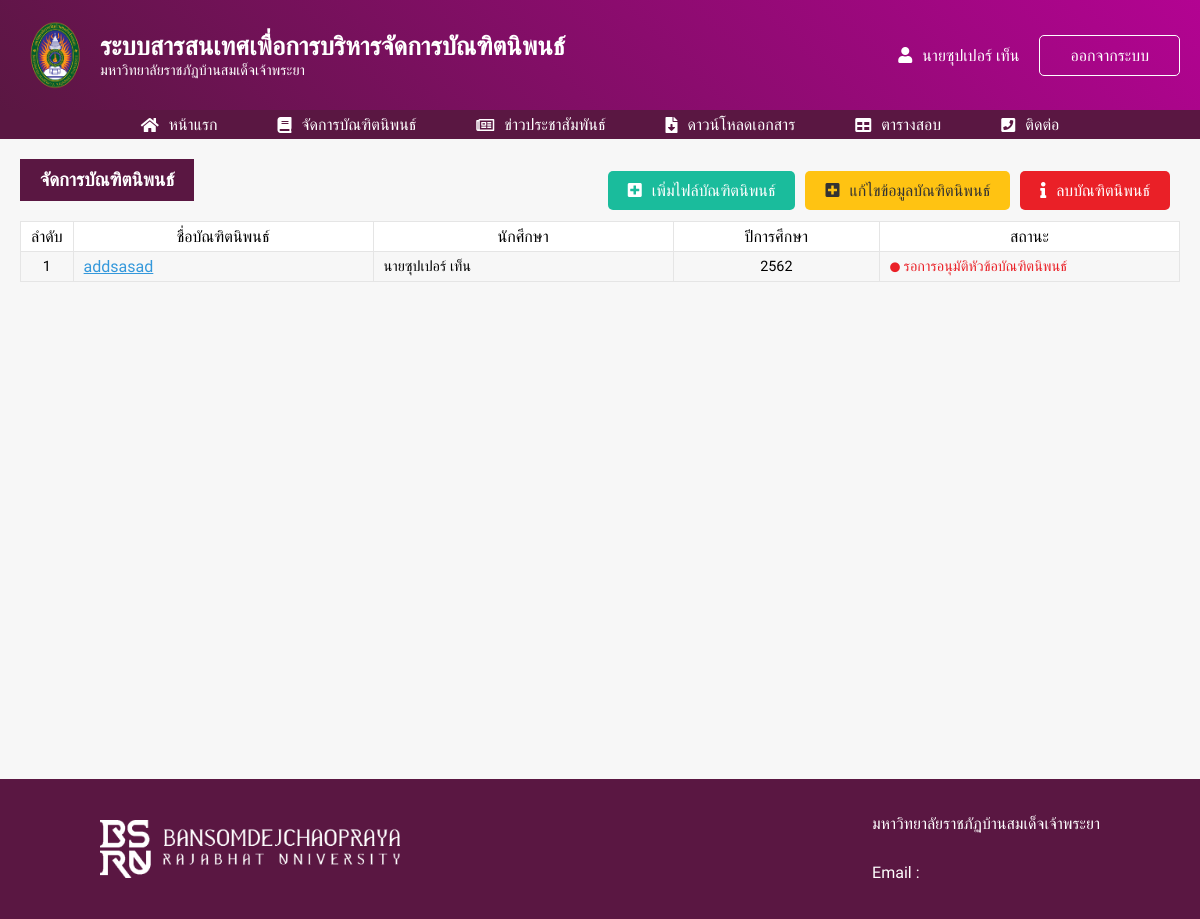
The app's page /student_research.php?student_id=6 (signed in) with its own data.
### tables this page shows
CREATE TABLE `student` (
  `student_id` int(10) NOT NULL,
  `tname` varchar(20) NOT NULL,
  `fname` varchar(100) NOT NULL,
  `lname` varchar(100) NOT NULL,
  `class` varchar(20) DEFAULT NULL,
  `field` varchar(200) DEFAULT NULL,
  `faculty` varchar(200) DEFAULT NULL,
  `email` varchar(60) NOT NULL,
  `tel` varchar(20) NOT NULL,
  `student_card` varchar(15) NOT NULL,
  `username` varchar(50) NOT NULL,
  `password` varchar(100) NOT NULL,
  `dateofbirth` varchar(20) NOT NULL,
  `status` int(1) NOT NULL,
  `research_id` int(10) NOT NULL,
  `create_up` varchar(20) NOT NULL
);

CREATE TABLE `research` (
  `research_id` int(6) NOT NULL,
  `name_th` varchar(400) NOT NULL,
  `name_eng` varchar(400) NOT NULL,
  `look` varchar(100) DEFAULT NULL,
  `types` varchar(100) NOT NULL,
  `term` varchar(5) NOT NULL,
  `year` varchar(10) NOT NULL,
  `personal_main` int(6) NOT NULL,
  `personal_sup` int(6) NOT NULL,
  `student_one` varchar(200) NOT NULL,
  `student_two` varchar(200) DEFAULT NULL,
  `abstract` varchar(1000) NOT NULL,
  `file1` varchar(200) DEFAULT NULL,
  `file2` varchar(200) DEFAULT NULL,
  `file3` varchar(200) DEFAULT NULL,
  `file4` varchar(200) DEFAULT NULL,
  `status1` int(1) NOT NULL,
  `status2` int(1) NOT NULL,
  `status3` int(1) NOT NULL,
  `status4` int(1) NOT NULL,
  `create_up` text NOT NULL,
  `update_up` text NOT NULL
);

### student_research.php (the view, shortened to what this page needs)
<!DOCTYPE html>
<html lang="en">
  <head>
    <?php include('root.php'); ?>
    <?php include('import.php'); ?>
  </head>
  <body>
  <?php include('student_navbarLogin.php'); ?>
    <section  class="container">
      <div class="txt-header-manage">
        <h3 class="text-header">จัดการบัณฑิตนิพนธ์</h3>
        <?php
    $stmt = $pdo->query("select * from student where student_id = ".$_REQUEST['student_id']." ");
    while($row = $stmt->fetch(PDO::FETCH_ASSOC)){
      if($row['research_id'] == 0){
  ?>
        <a href="student_researchAdd.php?student_id=<?php echo $_REQUEST['student_id'] ; ?>" class="btn btn-success"><i class="fas fa-plus-square"></i>เพิ่มบัณฑิตนิพนธ์</a>
        <?php
      }
      else{
        $stmt2 = $pdo->query("select * from research where research_id = ".$row['research_id']." ");
        while($row2 = $stmt2->fetch(PDO::FETCH_ASSOC)){
        if($row2['status4'] != 2){
  ?>
      <div class="btn-research-control">
        <a style="margin-right: 10px;" href="student_researchFileUpdate.php?student_id=<?php echo $_REQUEST['student_id'] ; ?>" class="btn btn-success"><i class="fas fa-plus-square"></i>เพิ่มไฟล์บัณฑิตนิพนธ์</a>
        <a style="margin-right: 10px;" href="student_researchUpdate.php?student_id=<?php echo $_REQUEST['student_id'] ; ?>" class="btn btn-warning"><i class="fas fa-plus-square"></i>แก้ไขข้อมูลบัณฑิตนิพนธ์</a>
        <?php
              if($row2['status2'] != 2){
        ?>
        <a style="margin-right: 10px;" id="sureDelete" class="btn btn-danger"><i class="fas fa-info"></i>ลบบัณฑิตนิพนธ์</a>
        <?php
             }
        ?>
      </div>
 <?php
        }
        }
      }
    }
  ?>
     </div>
     <?php
     $research_id = 0 ;
    $stmt = $pdo->query("select * from student where student_id = ".$_REQUEST['student_id']." ");
    while($row = $stmt->fetch(PDO::FETCH_ASSOC)){
      $research_id = $row['research_id'] ;
    }
    if($research_id == 0){
  ?>
     <p style="width: 100%; text-align: center;">ไม่มีบัณฑิตนิพนธ์</p>
<?php
    }
    else{
  ?>
<div class="table-scroll">
        <table class="table table-research">
          <thead>
              <tr>
                  <th class="w-50">ลำดับ</th>
                  <th class="w-300">ชื่อบัณฑิตนิพนธ์</th>
                  <th class="w-300">นักศึกษา</th>
                  <th>ปีการศึกษา</th>
                  <th class="w-300">สถานะ</th>
              </tr>
          </thead>
          <tbody>
          <?php
    $stmt = $pdo->query("select * from research where research_id = ".$research_id." ");
    while($row = $stmt->fetch(PDO::FETCH_ASSOC)){
      $count = 1 ;
      if($row['status1'] != 0){
  ?>
              <tr>
                <td><p class="p-td-center"><?php echo $count ; ?></p></td>
                <td>
          <?php
                if($row['status1'] == 1){
  ?>
                <a href="researchDetailWait.php?student_id=<?php echo $_REQUEST['student_id'] ; ?>&research_id=<?php echo $research_id; ?>" style="font-size: 1rem; text-decoration: underline; color: #3498db;"><?php echo $row['name_th'] ; ?></a>
                <?php
              }
              else{
  ?>
                <a href="researchDetail.php?student_id=<?php echo $_REQUEST['student_id'] ; ?>&research_id=<?php echo $research_id; ?>" style="font-size: 1rem; text-decoration: underline; color: #3498db;"><?php echo $row['name_th'] ; ?></a>
<?php
              }
  ?>
                </td>
                <td>
                  <p><?php echo $row['student_one'] ; ?></p>
                </td>
                <td><p class="p-td-center"><?php echo $row['year'] ; ?></p></td>
                <td>
                  <?php
                    if($row['status1'] == 1){
                  ?>
                  <p class="color-danger">
                    <i class="fas fa-circle"></i> รอการอนุมัติหัวข้อบัณฑิตนิพนธ์
                  <?php
                    }
                    else{
                  ?>
                  <p class="color-success">
                    <i class="fas fa-circle"></i> ผ่านหัวข้อบัณฑิตนิพนธ์
                  <?php
                    }
                  ?>
                  </p>
                </td>
              </tr>
          <?php
          }
          ?>
          <?php
    }
  ?>
          </tbody>
        </table>
    </div>
<?php
    }
  ?>
    </section>
    <?php include('footer.php'); ?>
  </body>
</html>

### student_navbarLogin.php (shortened to what this page needs)
  <?php
    $stmt = $pdo->query("select * from student where student_id = ".$_REQUEST['student_id']." ");
    while($row = $stmt->fetch(PDO::FETCH_ASSOC)){
  ?>
<nav>
    <div class="nav-container">
        <a href="index.php?student_id=<?php echo $row['student_id'] ; ?>" class="nav-logo">
            <div class="nav-logo-img">
                <img src="img/logo-main.png" />
            </div>
            <div class="nav-logo-title">
                <p>ระบบสารสนเทศเพื่อการบริหารจัดการบัณฑิตนิพนธ์</p>
                <p>มหาวิทยาลัยราชภัฏบ้านสมเด็จเจ้าพระยา</p>
            </div>
        </a>
        <div class="nav-login">
            <a href="student_profile.php?student_id=<?php echo $row['student_id'] ; ?>" class="user-has-login"><i class="fas fa-user"></i><?php echo $row['tname'] ; ?><?php echo $row['fname'] ; ?> <?php echo $row['lname'] ; ?></a>
            <a onclick="logout()" class="btn btn-login">ออกจากระบบ</a>
        </div>
    </div>
</nav>
<section class="nav-menu">
    <ul class="nav-menu-container">
        <li>
            <a href="index.php?student_id=<?php echo $row['student_id'] ; ?>"><i class="fas fa-home"></i> หน้าแรก</a>
        </li>
        <li>
            <a href="student_research.php?student_id=<?php echo $row['student_id'] ; ?>"><i class="fas fa-book"></i> จัดการบัณฑิตนิพนธ์</a>
        </li>
        <li>
            <a href="news.php?student_id=<?php echo $row['student_id'] ; ?>"><i class="far fa-newspaper"></i> ข่าวประชาสัมพันธ์</a>
        </li>
        <li>
            <a href="paper.php?student_id=<?php echo $row['student_id'] ; ?>"><i class="fas fa-file-download"></i> ดาวน์โหลดเอกสาร</a>
        </li>
        <li>
            <a href="exam.php?student_id=<?php echo $row['student_id'] ; ?>"><i class="fas fa-table"></i> ตารางสอบ</a>
        </li>
        <li>
            <a href="contact.php?student_id=<?php echo $row['student_id'] ; ?>"><i class="fas fa-phone-square"></i> ติดต่อ</a>
        </li>
    </ul>
</section>
<?php
   }
  ?>

### css/style.css (style rules this page uses)
* { margin: 0; padding: 0; box-sizing: border-box; font-family: 'Prompt', sans-serif; text-decoration: none; }
:root { --color-primary: #5a1742; --color-sub: #b30392; --color-light: #fff; --danger: #EA2027; --warning: #FFC312; --success: #1abc9c; --info: #3498db; }
.btn { display: flex; justify-content: center; align-items: center; border: none; font-size: 1rem; border-radius: 5px; transition: .3s ease; cursor: pointer; padding: 10px 20px; text-align: center; }
.btn-danger { background: var(--danger); color: var(--color-light); }
.btn-warning { background: var(--warning); color: #333; }
.btn-success { background: var(--success); color: var(--color-light); }
.btn-primary i, .btn-danger i , .btn-warning i , .btn-success i, .btn-info i { margin-right: 10px; }
.color-danger { color: var(--danger) !important; }
.container { max-width: 1200px; margin: 0 auto; padding: 20px; min-height: 80vh; }
body { background: #f7f7f7; }
.table-scroll { width: 100%; overflow-x: auto; }
.table { width: 100%; min-width: 1000px; cursor: default; }
.table th, .table td { border: 1px solid #e5e5e5; padding: 5px 10px; background: #fff; }
.table th { font-weight: 500; }
.table, .table th, .table td { border-collapse: collapse; }
.table tbody tr:nth-child(odd) td { background: #f7f7f7; }
nav { width: 100%; padding: 20px 0; background: linear-gradient(45deg, var(--color-primary), var(--color-sub)); }
.nav-container { display: flex; justify-content: space-between; align-items: center; max-width: 1200px; margin: 0 auto; padding: 0 20px; }
.nav-logo { display: flex; align-items: center; }
.nav-logo-img { width: 70px; height: 70px; margin-right: 10px; }
.nav-logo-img img { width: 100%; height: 100%; object-fit: contain; }
.nav-logo-title p { color: var(--color-light); }
.nav-logo-title p:first-child { font-size: 1.6rem; font-weight: 600; }
.nav-logo-title p:last-child { font-size: .9rem; font-weight: 300; }
.nav-login { display: flex; align-items: center; }
.user-has-login { color: var(--color-light); margin-right: 20px; }
.user-has-login i { margin-right: 10px; }
.btn-login { color: var(--color-light); border: 1px solid var(--color-light); padding: 10px 30px; }
.nav-menu { width: 100%; background: var(--color-primary); position: sticky; }
.nav-menu-container { max-width: 1200px; margin: 0 auto; display: flex; justify-content: center; }
.nav-menu-container li { list-style: none; }
.nav-menu-container li a { display: flex; justify-content: center; align-items: center; color: var(--color-light); padding: 5px 20px; margin: 0 10px; transition: .3s ease; }
.nav-menu-container li a i { margin-right: 10px; }
.text-header { color: var(--color-light); background: var(--color-primary); width: fit-content; padding: 10px 20px; margin-bottom: 20px; }
.table-research { border: 1px solid #e5e5e5; }
.table-research p { font-size: .9rem; }
.table-research p i { font-size: 10px; }
.p-td-center { text-align: center; }
.w-50 { width: 50px; }
.w-300 { width: 300px; }
.txt-header-manage { width: 100%; display: flex; justify-content: space-between; align-items: center; }
.btn-research-control { display: flex; }

### records on screen
student: tname "นาย", fname "ซุปเปอร์", lname "เท็น"
research: status2 0 (drawn), count "1", name_th "addsasad", student_one "นายซุปเปอร์ เท็น", year "2562", status1 1 (drawn)
